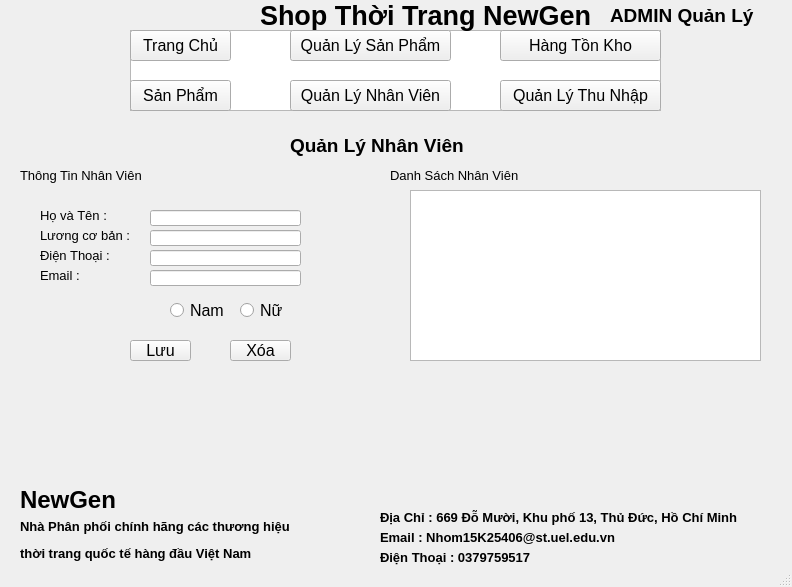
<?xml version="1.0" encoding="UTF-8"?>
<ui version="4.0">
 <class>MainWindow</class>
 <widget class="QMainWindow" name="MainWindow">
  <property name="geometry">
   <rect>
    <x>0</x>
    <y>0</y>
    <width>792</width>
    <height>587</height>
   </rect>
  </property>
  <property name="windowTitle">
   <string>MainWindow</string>
  </property>
  <widget class="QWidget" name="centralwidget">
   <widget class="QPushButton" name="quanlynhanvien">
    <property name="geometry">
     <rect>
      <x>290</x>
      <y>80</y>
      <width>161</width>
      <height>31</height>
     </rect>
    </property>
    <property name="font">
     <font>
      <pointsize>12</pointsize>
     </font>
    </property>
    <property name="text">
     <string>Quản Lý Nhân Viên</string>
    </property>
   </widget>
   <widget class="QPushButton" name="trangchu2">
    <property name="geometry">
     <rect>
      <x>130</x>
      <y>30</y>
      <width>101</width>
      <height>31</height>
     </rect>
    </property>
    <property name="font">
     <font>
      <pointsize>12</pointsize>
     </font>
    </property>
    <property name="text">
     <string>Trang Chủ</string>
    </property>
   </widget>
   <widget class="QLabel" name="label">
    <property name="geometry">
     <rect>
      <x>260</x>
      <y>-10</y>
      <width>341</width>
      <height>51</height>
     </rect>
    </property>
    <property name="text">
     <string>&lt;html&gt;&lt;head/&gt;&lt;body&gt;&lt;p&gt;&lt;span style=&quot; font-size:20pt; font-weight:600;&quot;&gt;Shop Thời Trang NewGen&lt;/span&gt;&lt;/p&gt;&lt;/body&gt;&lt;/html&gt;</string>
    </property>
   </widget>
   <widget class="QPushButton" name="hangtonkho">
    <property name="geometry">
     <rect>
      <x>500</x>
      <y>30</y>
      <width>161</width>
      <height>31</height>
     </rect>
    </property>
    <property name="font">
     <font>
      <pointsize>12</pointsize>
     </font>
    </property>
    <property name="text">
     <string>Hàng Tồn Kho</string>
    </property>
   </widget>
   <widget class="QTextEdit" name="textEdit">
    <property name="geometry">
     <rect>
      <x>130</x>
      <y>30</y>
      <width>531</width>
      <height>81</height>
     </rect>
    </property>
   </widget>
   <widget class="QLabel" name="label_2">
    <property name="geometry">
     <rect>
      <x>610</x>
      <y>-10</y>
      <width>161</width>
      <height>51</height>
     </rect>
    </property>
    <property name="text">
     <string>&lt;html&gt;&lt;head/&gt;&lt;body&gt;&lt;p&gt;&lt;span style=&quot; font-size:14pt; font-weight:600;&quot;&gt;ADMIN Quản Lý&lt;/span&gt;&lt;/p&gt;&lt;/body&gt;&lt;/html&gt;</string>
    </property>
   </widget>
   <widget class="QPushButton" name="quanlysanpham">
    <property name="geometry">
     <rect>
      <x>290</x>
      <y>30</y>
      <width>161</width>
      <height>31</height>
     </rect>
    </property>
    <property name="font">
     <font>
      <pointsize>12</pointsize>
     </font>
    </property>
    <property name="text">
     <string>Quản Lý Sản Phẩm</string>
    </property>
   </widget>
   <widget class="QPushButton" name="sanpham">
    <property name="geometry">
     <rect>
      <x>130</x>
      <y>80</y>
      <width>101</width>
      <height>31</height>
     </rect>
    </property>
    <property name="font">
     <font>
      <pointsize>12</pointsize>
     </font>
    </property>
    <property name="text">
     <string>Sản Phẩm</string>
    </property>
   </widget>
   <widget class="QPushButton" name="quanlythunhap">
    <property name="geometry">
     <rect>
      <x>500</x>
      <y>80</y>
      <width>161</width>
      <height>31</height>
     </rect>
    </property>
    <property name="font">
     <font>
      <pointsize>12</pointsize>
     </font>
    </property>
    <property name="text">
     <string>Quản Lý Thu Nhập</string>
    </property>
   </widget>
   <widget class="QLabel" name="logo">
    <property name="geometry">
     <rect>
      <x>20</x>
      <y>10</y>
      <width>71</width>
      <height>61</height>
     </rect>
    </property>
    <property name="text">
     <string/>
    </property>
    <property name="scaledContents">
     <bool>true</bool>
    </property>
   </widget>
   <widget class="QLabel" name="label_6">
    <property name="geometry">
     <rect>
      <x>20</x>
      <y>480</y>
      <width>111</width>
      <height>41</height>
     </rect>
    </property>
    <property name="text">
     <string>&lt;html&gt;&lt;head/&gt;&lt;body&gt;&lt;p&gt;&lt;span style=&quot; font-size:18pt; font-weight:600;&quot;&gt;NewGen&lt;/span&gt;&lt;/p&gt;&lt;/body&gt;&lt;/html&gt;</string>
    </property>
   </widget>
   <widget class="QLabel" name="label_7">
    <property name="geometry">
     <rect>
      <x>20</x>
      <y>510</y>
      <width>281</width>
      <height>61</height>
     </rect>
    </property>
    <property name="text">
     <string>&lt;html&gt;&lt;head/&gt;&lt;body&gt;&lt;p&gt;&lt;span style=&quot; font-size:10pt; font-weight:600;&quot;&gt;Nhà Phân phối chính hãng các thương hiệu &lt;/span&gt;&lt;/p&gt;&lt;p&gt;&lt;span style=&quot; font-size:10pt; font-weight:600;&quot;&gt;thời trang quốc tế hàng đầu Việt Nam&lt;/span&gt;&lt;/p&gt;&lt;/body&gt;&lt;/html&gt;</string>
    </property>
   </widget>
   <widget class="QLabel" name="label_4">
    <property name="geometry">
     <rect>
      <x>380</x>
      <y>530</y>
      <width>371</width>
      <height>16</height>
     </rect>
    </property>
    <property name="text">
     <string>&lt;html&gt;&lt;head/&gt;&lt;body&gt;&lt;p&gt;&lt;span style=&quot; font-size:10pt; font-weight:600;&quot;&gt;Email : Nhom15K25406@st.uel.edu.vn&lt;/span&gt;&lt;/p&gt;&lt;/body&gt;&lt;/html&gt;</string>
    </property>
   </widget>
   <widget class="QLabel" name="cuoi">
    <property name="geometry">
     <rect>
      <x>0</x>
      <y>400</y>
      <width>791</width>
      <height>81</height>
     </rect>
    </property>
    <property name="text">
     <string/>
    </property>
    <property name="scaledContents">
     <bool>true</bool>
    </property>
   </widget>
   <widget class="QLabel" name="label_5">
    <property name="geometry">
     <rect>
      <x>380</x>
      <y>550</y>
      <width>371</width>
      <height>16</height>
     </rect>
    </property>
    <property name="text">
     <string>&lt;html&gt;&lt;head/&gt;&lt;body&gt;&lt;p&gt;&lt;span style=&quot; font-size:10pt; font-weight:600;&quot;&gt;Điện Thoại : 0379759517&lt;/span&gt;&lt;/p&gt;&lt;/body&gt;&lt;/html&gt;</string>
    </property>
   </widget>
   <widget class="QLabel" name="label_3">
    <property name="geometry">
     <rect>
      <x>380</x>
      <y>510</y>
      <width>401</width>
      <height>16</height>
     </rect>
    </property>
    <property name="text">
     <string>&lt;html&gt;&lt;head/&gt;&lt;body&gt;&lt;p&gt;&lt;span style=&quot; font-size:10pt; font-weight:600;&quot;&gt;Địa Chỉ : 669 Đỗ Mười, Khu phố 13, Thủ Đức, Hồ Chí Minh&lt;/span&gt;&lt;/p&gt;&lt;/body&gt;&lt;/html&gt;</string>
    </property>
   </widget>
   <widget class="QLabel" name="label_8">
    <property name="geometry">
     <rect>
      <x>290</x>
      <y>120</y>
      <width>241</width>
      <height>51</height>
     </rect>
    </property>
    <property name="text">
     <string>&lt;html&gt;&lt;head/&gt;&lt;body&gt;&lt;p&gt;&lt;span style=&quot; font-size:14pt; font-weight:600;&quot;&gt;Quản Lý Nhân Viên&lt;/span&gt;&lt;/p&gt;&lt;/body&gt;&lt;/html&gt;</string>
    </property>
   </widget>
   <widget class="QLabel" name="label_9">
    <property name="geometry">
     <rect>
      <x>20</x>
      <y>150</y>
      <width>241</width>
      <height>51</height>
     </rect>
    </property>
    <property name="text">
     <string>&lt;html&gt;&lt;head/&gt;&lt;body&gt;&lt;p&gt;&lt;span style=&quot; font-size:10pt;&quot;&gt;Thông Tin Nhân Viên&lt;/span&gt;&lt;/p&gt;&lt;/body&gt;&lt;/html&gt;</string>
    </property>
   </widget>
   <widget class="QLabel" name="label_10">
    <property name="geometry">
     <rect>
      <x>40</x>
      <y>190</y>
      <width>111</width>
      <height>51</height>
     </rect>
    </property>
    <property name="text">
     <string>&lt;html&gt;&lt;head/&gt;&lt;body&gt;&lt;p&gt;&lt;span style=&quot; font-size:10pt;&quot;&gt;Họ và Tên :&lt;/span&gt;&lt;/p&gt;&lt;/body&gt;&lt;/html&gt;</string>
    </property>
   </widget>
   <widget class="QLabel" name="label_11">
    <property name="geometry">
     <rect>
      <x>40</x>
      <y>250</y>
      <width>111</width>
      <height>51</height>
     </rect>
    </property>
    <property name="text">
     <string>&lt;html&gt;&lt;head/&gt;&lt;body&gt;&lt;p&gt;&lt;span style=&quot; font-size:10pt;&quot;&gt;Email :&lt;/span&gt;&lt;/p&gt;&lt;/body&gt;&lt;/html&gt;</string>
    </property>
   </widget>
   <widget class="QLabel" name="label_12">
    <property name="geometry">
     <rect>
      <x>40</x>
      <y>230</y>
      <width>111</width>
      <height>51</height>
     </rect>
    </property>
    <property name="text">
     <string>&lt;html&gt;&lt;head/&gt;&lt;body&gt;&lt;p&gt;&lt;span style=&quot; font-size:10pt;&quot;&gt;Điện Thoại :&lt;/span&gt;&lt;/p&gt;&lt;/body&gt;&lt;/html&gt;</string>
    </property>
   </widget>
   <widget class="QLabel" name="label_13">
    <property name="geometry">
     <rect>
      <x>40</x>
      <y>210</y>
      <width>111</width>
      <height>51</height>
     </rect>
    </property>
    <property name="text">
     <string>&lt;html&gt;&lt;head/&gt;&lt;body&gt;&lt;p&gt;&lt;span style=&quot; font-size:10pt;&quot;&gt;Lương cơ bản :&lt;/span&gt;&lt;/p&gt;&lt;/body&gt;&lt;/html&gt;</string>
    </property>
   </widget>
   <widget class="QLineEdit" name="hotennv">
    <property name="geometry">
     <rect>
      <x>150</x>
      <y>210</y>
      <width>151</width>
      <height>16</height>
     </rect>
    </property>
    <property name="text">
     <string/>
    </property>
   </widget>
   <widget class="QLineEdit" name="luongnv">
    <property name="geometry">
     <rect>
      <x>150</x>
      <y>230</y>
      <width>151</width>
      <height>16</height>
     </rect>
    </property>
    <property name="text">
     <string/>
    </property>
   </widget>
   <widget class="QLineEdit" name="dtnv">
    <property name="geometry">
     <rect>
      <x>150</x>
      <y>250</y>
      <width>151</width>
      <height>16</height>
     </rect>
    </property>
    <property name="text">
     <string/>
    </property>
   </widget>
   <widget class="QLineEdit" name="emailnv">
    <property name="geometry">
     <rect>
      <x>150</x>
      <y>270</y>
      <width>151</width>
      <height>16</height>
     </rect>
    </property>
    <property name="text">
     <string/>
    </property>
   </widget>
   <widget class="QRadioButton" name="namnv">
    <property name="geometry">
     <rect>
      <x>170</x>
      <y>300</y>
      <width>62</width>
      <height>21</height>
     </rect>
    </property>
    <property name="font">
     <font>
      <pointsize>12</pointsize>
     </font>
    </property>
    <property name="text">
     <string>Nam</string>
    </property>
   </widget>
   <widget class="QRadioButton" name="nunv">
    <property name="geometry">
     <rect>
      <x>240</x>
      <y>300</y>
      <width>62</width>
      <height>21</height>
     </rect>
    </property>
    <property name="font">
     <font>
      <pointsize>12</pointsize>
     </font>
    </property>
    <property name="text">
     <string>Nữ</string>
    </property>
   </widget>
   <widget class="QPushButton" name="luunv">
    <property name="geometry">
     <rect>
      <x>130</x>
      <y>340</y>
      <width>61</width>
      <height>21</height>
     </rect>
    </property>
    <property name="font">
     <font>
      <pointsize>12</pointsize>
     </font>
    </property>
    <property name="text">
     <string>Lưu</string>
    </property>
   </widget>
   <widget class="QPushButton" name="xoanv">
    <property name="geometry">
     <rect>
      <x>230</x>
      <y>340</y>
      <width>61</width>
      <height>21</height>
     </rect>
    </property>
    <property name="font">
     <font>
      <pointsize>12</pointsize>
     </font>
    </property>
    <property name="text">
     <string>Xóa</string>
    </property>
   </widget>
   <widget class="QListWidget" name="danhsachnv">
    <property name="geometry">
     <rect>
      <x>410</x>
      <y>190</y>
      <width>351</width>
      <height>171</height>
     </rect>
    </property>
   </widget>
   <widget class="QLabel" name="label_14">
    <property name="geometry">
     <rect>
      <x>390</x>
      <y>150</y>
      <width>241</width>
      <height>51</height>
     </rect>
    </property>
    <property name="text">
     <string>&lt;html&gt;&lt;head/&gt;&lt;body&gt;&lt;p&gt;&lt;span style=&quot; font-size:10pt;&quot;&gt;Danh Sách Nhân Viên&lt;/span&gt;&lt;/p&gt;&lt;/body&gt;&lt;/html&gt;</string>
    </property>
   </widget>
   <zorder>textEdit</zorder>
   <zorder>quanlynhanvien</zorder>
   <zorder>trangchu2</zorder>
   <zorder>label</zorder>
   <zorder>hangtonkho</zorder>
   <zorder>label_2</zorder>
   <zorder>quanlysanpham</zorder>
   <zorder>sanpham</zorder>
   <zorder>quanlythunhap</zorder>
   <zorder>logo</zorder>
   <zorder>label_6</zorder>
   <zorder>label_7</zorder>
   <zorder>label_4</zorder>
   <zorder>cuoi</zorder>
   <zorder>label_5</zorder>
   <zorder>label_3</zorder>
   <zorder>label_8</zorder>
   <zorder>label_9</zorder>
   <zorder>label_10</zorder>
   <zorder>label_11</zorder>
   <zorder>label_12</zorder>
   <zorder>label_13</zorder>
   <zorder>hotennv</zorder>
   <zorder>luongnv</zorder>
   <zorder>dtnv</zorder>
   <zorder>emailnv</zorder>
   <zorder>namnv</zorder>
   <zorder>nunv</zorder>
   <zorder>luunv</zorder>
   <zorder>xoanv</zorder>
   <zorder>danhsachnv</zorder>
   <zorder>label_14</zorder>
  </widget>
  <widget class="QMenuBar" name="menubar">
   <property name="geometry">
    <rect>
     <x>0</x>
     <y>0</y>
     <width>792</width>
     <height>18</height>
    </rect>
   </property>
  </widget>
  <widget class="QStatusBar" name="statusbar"/>
 </widget>
 <resources/>
 <connections/>
</ui>
